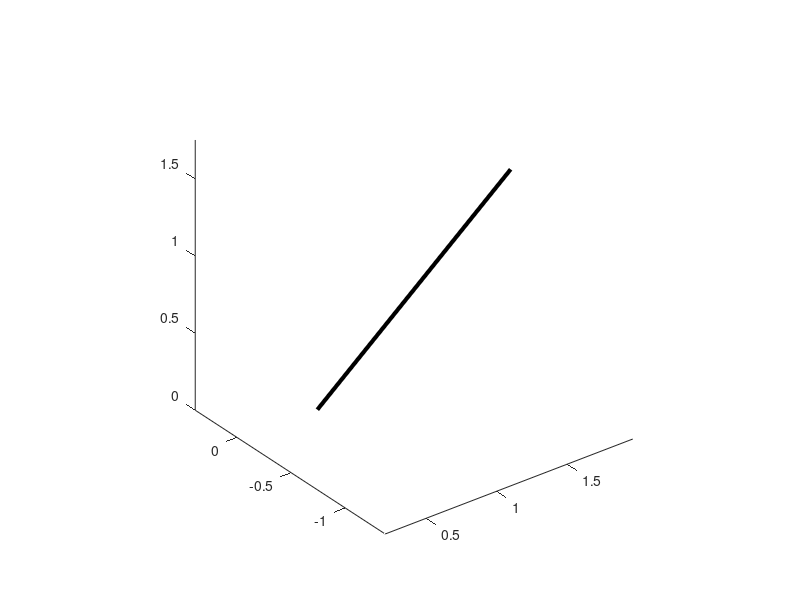

Write MATLAB code to recreate this figure.
%clear;
load COORD.dat
[xx,yy,zz] = sphere(200);
xx = xx/4;
yy = yy/4;
zz = zz/4;
surf(xx-2.0000, yy, zz,'EdgeColor','none','FaceColor','blue');
%hold;
surf(xx+0.759000, yy-0.028346, zz-0.000000,'EdgeColor','none','FaceColor','black');
surf(xx+1.809688 , yy+2.624830 , zz-0.000000 ,'EdgeColor','none','FaceColor','black');
surf(xx+0.422629 , yy+4.505107 , zz+0.020787 ,'EdgeColor','none','FaceColor','red');
surf(xx+1.622605 , yy-1.583590 , zz-2.299797 ,'EdgeColor','none','FaceColor','black');
surf(xx-3.063916 , yy+1.742327 , zz-0.000000 ,'EdgeColor','none','FaceColor','cyan');
surf(xx-3.099821 , yy-1.719651 , zz-0.000000 ,'EdgeColor','none','FaceColor','cyan');
surf(xx+1.416625 , yy-0.956201 , zz+1.753666 ,'EdgeColor','none','FaceColor','cyan');
surf(xx+3.705083 , yy-1.721541 , zz-2.407511 ,'EdgeColor','none','FaceColor','cyan');
surf(xx+0.895060 , yy-3.543236 , zz-2.231767 ,'EdgeColor','none','FaceColor','cyan');
surf(xx+0.968760 , yy-0.750221 , zz-4.104485 ,'EdgeColor','none','FaceColor','cyan');
surf(xx+4.504437 , yy+2.830810 , zz-0.000000 ,'EdgeColor','none','FaceColor','red');
surf(xx+5.292453 , yy+1.050688 , zz-0.000000 ,'EdgeColor','none','FaceColor','cyan');

% Drawing the bonds:
%plot3(COORD(1:2,1),COORD(1:2,2),COORD(1:2,3),'LineWidth',3,'Color','k');
LINE(1,:) = COORD(12,:);LINE(2,:) = COORD(13,:);
plot3(LINE(:,1),LINE(:,2),LINE(:,3),'LineWidth',3,'Color','k');
LINE(1,:) = COORD(12,:);LINE(2,:) = COORD(3,:);
plot3(LINE(:,1),LINE(:,2),LINE(:,3),'LineWidth',3,'Color','k');
LINE(1,:) = COORD(3,:);LINE(2,:) = COORD(4,:);
plot3(LINE(:,1),LINE(:,2),LINE(:,3),'LineWidth',3,'Color','k');
LINE(1,:) = COORD(3,:);LINE(2,:) = COORD(2,:);
plot3(LINE(:,1),LINE(:,2),LINE(:,3),'LineWidth',3,'Color','k');
LINE(1,:) = COORD(2,:);LINE(2,:) = COORD(1,:);
plot3(LINE(:,1),LINE(:,2),LINE(:,3),'LineWidth',3,'Color','k');
LINE(1,:) = COORD(2,:);LINE(2,:) = COORD(5,:);
plot3(LINE(:,1),LINE(:,2),LINE(:,3),'LineWidth',3,'Color','k');
LINE(1,:) = COORD(5,:);LINE(2,:) = COORD(11,:);
plot3(LINE(:,1),LINE(:,2),LINE(:,3),'LineWidth',3,'Color','k');
LINE(1,:) = COORD(5,:);LINE(2,:) = COORD(10,:);
plot3(LINE(:,1),LINE(:,2),LINE(:,3),'LineWidth',3,'Color','k');
LINE(1,:) = COORD(5,:);LINE(2,:) = COORD(9,:);
plot3(LINE(:,1),LINE(:,2),LINE(:,3),'LineWidth',3,'Color','k');
LINE(1,:) = COORD(1,:);LINE(2,:) = COORD(6,:);
plot3(LINE(:,1),LINE(:,2),LINE(:,3),'LineWidth',3,'Color','k');
LINE(1,:) = COORD(1,:);LINE(2,:) = COORD(7,:);
plot3(LINE(:,1),LINE(:,2),LINE(:,3),'LineWidth',3,'Color','k');
LINE(1,:) = COORD(2,:);LINE(2,:) = COORD(8,:);
plot3(LINE(:,1),LINE(:,2),LINE(:,3),'LineWidth',3,'Color','k');
camlight;
lighting gouraud;
axis equal;
